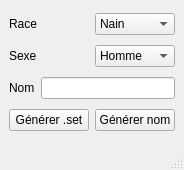
<?xml version="1.0" encoding="UTF-8"?>
<ui version="4.0">
 <class>MainWindow</class>
 <widget class="QMainWindow" name="MainWindow">
  <property name="geometry">
   <rect>
    <x>0</x>
    <y>0</y>
    <width>182</width>
    <height>170</height>
   </rect>
  </property>
  <property name="windowTitle">
   <string>Anoname</string>
  </property>
  <widget class="QWidget" name="centralwidget">
   <layout class="QHBoxLayout" name="horizontalLayout_5">
    <item>
     <layout class="QVBoxLayout" name="verticalLayout">
      <item>
       <layout class="QHBoxLayout" name="horizontalLayout_3">
        <item>
         <widget class="QLabel" name="label_2">
          <property name="text">
           <string>Race</string>
          </property>
         </widget>
        </item>
        <item>
         <widget class="QComboBox" name="Combo_Race">
          <item>
           <property name="text">
            <string>Nain</string>
           </property>
          </item>
          <item>
           <property name="text">
            <string>Elfe</string>
           </property>
          </item>
          <item>
           <property name="text">
            <string>Humain</string>
           </property>
          </item>
          <item>
           <property name="text">
            <string>Orque</string>
           </property>
          </item>
          <item>
           <property name="text">
            <string>Gnome</string>
           </property>
          </item>
          <item>
           <property name="text">
            <string>Halfelin</string>
           </property>
          </item>
         </widget>
        </item>
       </layout>
      </item>
      <item>
       <layout class="QHBoxLayout" name="horizontalLayout_4">
        <item>
         <widget class="QLabel" name="label_3">
          <property name="text">
           <string>Sexe</string>
          </property>
         </widget>
        </item>
        <item>
         <widget class="QComboBox" name="Combo_Gender">
          <property name="currentText">
           <string>Homme</string>
          </property>
          <item>
           <property name="text">
            <string>Homme</string>
           </property>
          </item>
          <item>
           <property name="text">
            <string>Femme</string>
           </property>
          </item>
         </widget>
        </item>
       </layout>
      </item>
      <item>
       <layout class="QHBoxLayout" name="horizontalLayout_2">
        <item>
         <widget class="QLabel" name="label">
          <property name="text">
           <string>Nom</string>
          </property>
         </widget>
        </item>
        <item>
         <widget class="QLineEdit" name="Txt_Name"/>
        </item>
       </layout>
      </item>
      <item>
       <layout class="QHBoxLayout" name="horizontalLayout">
        <item>
         <widget class="QPushButton" name="Btn_Set">
          <property name="text">
           <string>Générer .set</string>
          </property>
         </widget>
        </item>
        <item>
         <widget class="QPushButton" name="Btn_Name">
          <property name="text">
           <string>Générer nom</string>
          </property>
         </widget>
        </item>
       </layout>
      </item>
     </layout>
    </item>
   </layout>
  </widget>
  <widget class="QMenuBar" name="menubar">
   <property name="geometry">
    <rect>
     <x>0</x>
     <y>0</y>
     <width>182</width>
     <height>21</height>
    </rect>
   </property>
  </widget>
  <widget class="QStatusBar" name="statusbar"/>
 </widget>
 <resources/>
 <connections/>
</ui>
